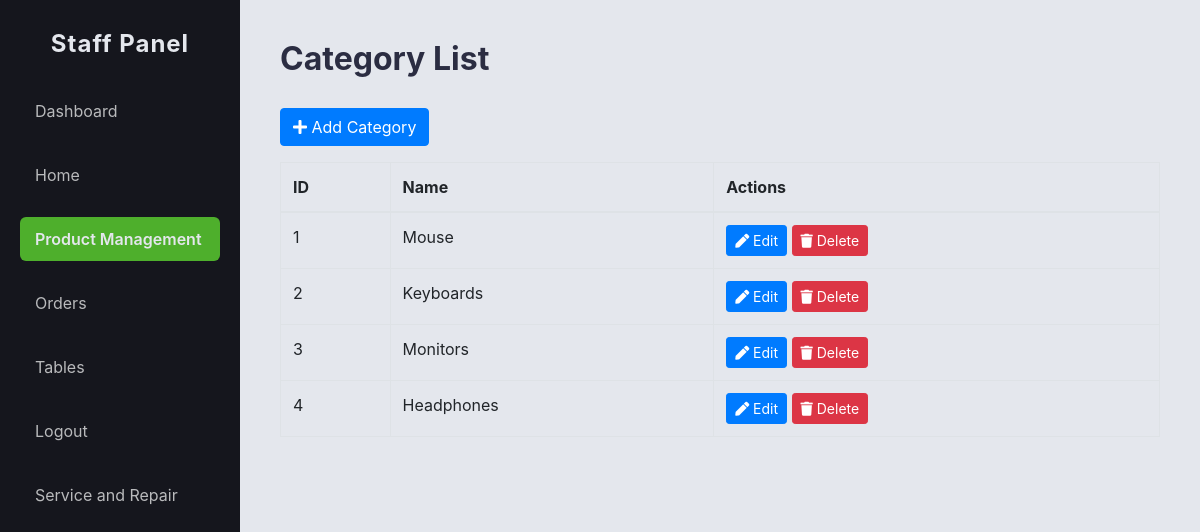
The app's page /website/staff_category_list.php (signed in) with its own data.
### tables this page shows
CREATE TABLE `categories` (
  `category_id` int NOT NULL AUTO_INCREMENT,
  `name` varchar(100) NOT NULL,
  PRIMARY KEY (`category_id`),
  UNIQUE KEY `name` (`name`)
);

### website/staff_category_list.php (the view, shortened to what this page needs)
<?php
include 'config.php';
$categories = $conn->query("SELECT * FROM categories ORDER BY category_id");
?>
<!DOCTYPE html>
<html lang="en">
<head>
    <link rel="stylesheet" href="css/admindash.css?v=1.7">
    <link rel="stylesheet" href="https://stackpath.bootstrapcdn.com/bootstrap/4.5.2/css/bootstrap.min.css"/>
    <link rel="stylesheet" href="https://cdnjs.cloudflare.com/ajax/libs/font-awesome/5.15.4/css/all.min.css"/>
</head>
<body>
    <div class="dashboard-container">
        <?php include 'staffsidebar.php'; ?>
        <main class="main-content">
            <h1>Category List</h1>
            <button class="btn btn-primary mb-3" data-toggle="modal" data-target="#addCategoryModal"><i class="fas fa-plus"></i> Add Category</button>
            <table class="table table-bordered">
                <thead>
                    <tr>
                        <th>ID</th>
                        <th>Name</th>
                        <th>Actions</th>
                    </tr>
                </thead>
                <tbody>
                    <?php while ($category = $categories->fetch_assoc()): ?>
                        <tr>
                            <td><?php echo $category['category_id']; ?></td>
                            <td><?php echo htmlspecialchars($category['name']); ?></td>
                            <td>
                                <button class="btn btn-sm btn-primary" onclick="editCategory(<?php echo $category['category_id']; ?>, '<?php echo htmlspecialchars($category['name']); ?>')"><i class="fas fa-pen"></i> Edit</button>
                                <button class="btn btn-sm btn-danger" onclick="deleteCategory(<?php echo $category['category_id']; ?>)"><i class="fas fa-trash"></i> Delete</button>
                            </td>
                        </tr>
                    <?php endwhile; ?>
                </tbody>
            </table>
        </main>
    </div>
</body>
</html>

### website/css/admindash.css (style rules this page uses)
* { margin: 0; padding: 0; box-sizing: border-box; }
body { font-family: 'Segoe UI', Tahoma, Geneva, Verdana, sans-serif; background-color: #E4E7ED; color: #333; }
.dashboard-container { display: flex; min-height: 100vh; }
.main-content { flex: 1; padding: 40px; background-color: #E4E7ED; }
.main-content h1 { margin-bottom: 30px; font-size: 32px; color: #2B2D42; font-weight: 700; }
.btn-primary { background-color: #4eaf2c; color: #E4E7ED; padding: 10px 20px; border: none; border-radius: 6px; font-size: 16px; cursor: pointer; transition: background-color 0.3s ease; }

### records on screen
categories: category_id "1", name "Mouse"
categories: category_id "2", name "Keyboards"
categories: category_id "3", name "Monitors"
categories: category_id "4", name "Headphones"
